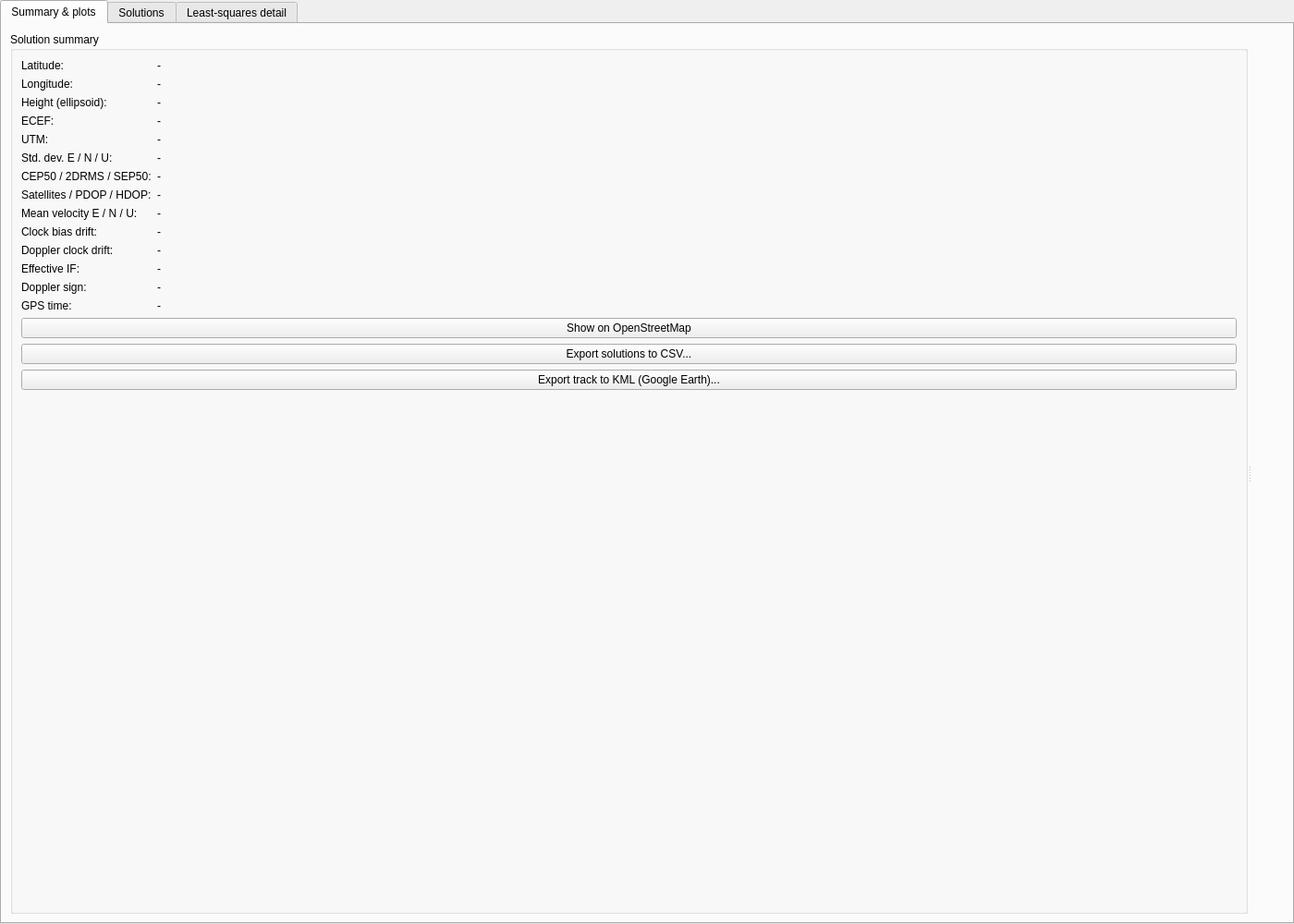
<?xml version="1.0" encoding="UTF-8"?>
<ui version="4.0">
 <class>PositionPage</class>
 <widget class="QWidget" name="PositionPage">
  <property name="geometry">
   <rect><x>0</x><y>0</y><width>1400</width><height>1000</height></rect>
  </property>
  <layout class="QVBoxLayout" name="mainLayout">
   <property name="leftMargin"><number>0</number></property>
   <property name="topMargin"><number>0</number></property>
   <property name="rightMargin"><number>0</number></property>
   <property name="bottomMargin"><number>0</number></property>
   <item>
    <widget class="QTabWidget" name="tabs">
     <property name="currentIndex"><number>0</number></property>
     <!-- ============================================================ Summary & plots -->
     <widget class="QWidget" name="summaryTab">
      <attribute name="title"><string>Summary &amp;&amp; plots</string></attribute>
      <layout class="QHBoxLayout" name="summaryTabLayout">
       <item>
        <widget class="QSplitter" name="summarySplitter">
         <property name="orientation"><enum>Qt::Horizontal</enum></property>
         <widget class="QGroupBox" name="summaryGroup">
          <property name="minimumSize"><size><width>420</width><height>0</height></size></property>
          <property name="title"><string>Solution summary</string></property>
          <layout class="QVBoxLayout" name="summaryGroupLayout">
           <item>
            <layout class="QFormLayout" name="summaryForm">
             <item row="0" column="0"><widget class="QLabel" name="latLabel"><property name="text"><string>Latitude:</string></property></widget></item>
             <item row="0" column="1"><widget class="QLabel" name="latValue"><property name="text"><string>-</string></property></widget></item>
             <item row="1" column="0"><widget class="QLabel" name="lonLabel"><property name="text"><string>Longitude:</string></property></widget></item>
             <item row="1" column="1"><widget class="QLabel" name="lonValue"><property name="text"><string>-</string></property></widget></item>
             <item row="2" column="0"><widget class="QLabel" name="heightLabel"><property name="text"><string>Height (ellipsoid):</string></property></widget></item>
             <item row="2" column="1"><widget class="QLabel" name="heightValue"><property name="text"><string>-</string></property></widget></item>
             <item row="3" column="0"><widget class="QLabel" name="ecefLabel"><property name="text"><string>ECEF:</string></property></widget></item>
             <item row="3" column="1"><widget class="QLabel" name="ecefValue"><property name="text"><string>-</string></property></widget></item>
             <item row="4" column="0"><widget class="QLabel" name="utmLabel"><property name="text"><string>UTM:</string></property></widget></item>
             <item row="4" column="1"><widget class="QLabel" name="utmValue"><property name="text"><string>-</string></property></widget></item>
             <item row="5" column="0"><widget class="QLabel" name="stdLabel"><property name="text"><string>Std. dev. E / N / U:</string></property></widget></item>
             <item row="5" column="1"><widget class="QLabel" name="stdValue"><property name="text"><string>-</string></property></widget></item>
             <item row="6" column="0"><widget class="QLabel" name="cepLabel"><property name="text"><string>CEP50 / 2DRMS / SEP50:</string></property></widget></item>
             <item row="6" column="1"><widget class="QLabel" name="cepValue"><property name="text"><string>-</string></property></widget></item>
             <item row="7" column="0"><widget class="QLabel" name="dopLabel"><property name="text"><string>Satellites / PDOP / HDOP:</string></property></widget></item>
             <item row="7" column="1"><widget class="QLabel" name="dopValue"><property name="text"><string>-</string></property></widget></item>
             <item row="8" column="0"><widget class="QLabel" name="velLabel"><property name="text"><string>Mean velocity E / N / U:</string></property></widget></item>
             <item row="8" column="1"><widget class="QLabel" name="velValue"><property name="text"><string>-</string></property></widget></item>
             <item row="9" column="0"><widget class="QLabel" name="biasLabel"><property name="text"><string>Clock bias drift:</string></property></widget></item>
             <item row="9" column="1"><widget class="QLabel" name="biasValue"><property name="text"><string>-</string></property></widget></item>
             <item row="10" column="0"><widget class="QLabel" name="driftLabel"><property name="text"><string>Doppler clock drift:</string></property></widget></item>
             <item row="10" column="1"><widget class="QLabel" name="driftValue"><property name="text"><string>-</string></property></widget></item>
             <item row="11" column="0"><widget class="QLabel" name="ifLabel"><property name="text"><string>Effective IF:</string></property></widget></item>
             <item row="11" column="1"><widget class="QLabel" name="ifValue"><property name="text"><string>-</string></property></widget></item>
             <item row="12" column="0"><widget class="QLabel" name="signLabel"><property name="text"><string>Doppler sign:</string></property></widget></item>
             <item row="12" column="1"><widget class="QLabel" name="signValue"><property name="text"><string>-</string></property></widget></item>
             <item row="13" column="0"><widget class="QLabel" name="timeLabel"><property name="text"><string>GPS time:</string></property></widget></item>
             <item row="13" column="1"><widget class="QLabel" name="timeValue"><property name="text"><string>-</string></property></widget></item>
            </layout>
           </item>
           <item><widget class="QPushButton" name="mapButton"><property name="text"><string>Show on OpenStreetMap</string></property></widget></item>
           <item><widget class="QPushButton" name="exportCsvButton"><property name="text"><string>Export solutions to CSV...</string></property></widget></item>
           <item><widget class="QPushButton" name="exportKmlButton"><property name="text"><string>Export track to KML (Google Earth)...</string></property></widget></item>
           <item>
            <spacer name="summarySpacer">
             <property name="orientation"><enum>Qt::Vertical</enum></property>
             <property name="sizeHint" stdset="0"><size><width>20</width><height>20</height></size></property>
            </spacer>
           </item>
          </layout>
         </widget>
         <widget class="QWidget" name="plotsWidget">
          <layout class="QGridLayout" name="plotsGrid">
           <item row="0" column="0">
            <widget class="gui::PlotWidget" name="horizontalPlot" native="true">
             <property name="title" stdset="0"><string>Horizontal scatter about the mean position</string></property>
             <property name="xLabel" stdset="0"><string>East (m)</string></property>
             <property name="yLabel" stdset="0"><string>North (m)</string></property>
             <property name="aspectLocked" stdset="0"><bool>true</bool></property>
            </widget>
           </item>
           <item row="0" column="1">
            <widget class="gui::PlotWidget" name="enuPlot" native="true">
             <property name="title" stdset="0"><string>Position error E / N / U vs time</string></property>
             <property name="xLabel" stdset="0"><string>GPS time of week (s)</string></property>
             <property name="yLabel" stdset="0"><string>m</string></property>
            </widget>
           </item>
           <item row="1" column="0">
            <widget class="gui::PlotWidget" name="biasPlot" native="true">
             <property name="title" stdset="0"><string>Receiver clock bias (sample-clock time scale)</string></property>
             <property name="xLabel" stdset="0"><string>GPS time of week (s)</string></property>
             <property name="yLabel" stdset="0"><string>m</string></property>
            </widget>
           </item>
           <item row="1" column="1">
            <widget class="gui::PlotWidget" name="driftPlot" native="true">
             <property name="title" stdset="0"><string>Receiver clock drift from Doppler (includes front-end frequency offset)</string></property>
             <property name="xLabel" stdset="0"><string>GPS time of week (s)</string></property>
             <property name="yLabel" stdset="0"><string>m/s</string></property>
            </widget>
           </item>
           <item row="2" column="0">
            <widget class="gui::PlotWidget" name="dopPlot" native="true">
             <property name="title" stdset="0"><string>Dilution of precision</string></property>
             <property name="xLabel" stdset="0"><string>GPS time of week (s)</string></property>
             <property name="yLabel" stdset="0"><string>DOP</string></property>
            </widget>
           </item>
           <item row="2" column="1">
            <widget class="gui::PlotWidget" name="satsPlot" native="true">
             <property name="title" stdset="0"><string>Satellites used and residual RMS</string></property>
             <property name="xLabel" stdset="0"><string>GPS time of week (s)</string></property>
             <property name="yLabel" stdset="0"><string>count / m</string></property>
            </widget>
           </item>
           <item row="3" column="0" colspan="2">
            <widget class="gui::PlotWidget" name="velocityPlot" native="true">
             <property name="title" stdset="0"><string>Velocity from Doppler (E / N / U)</string></property>
             <property name="xLabel" stdset="0"><string>GPS time of week (s)</string></property>
             <property name="yLabel" stdset="0"><string>m/s</string></property>
            </widget>
           </item>
          </layout>
         </widget>
        </widget>
       </item>
      </layout>
     </widget>
     <!-- ============================================================ Solutions -->
     <widget class="QWidget" name="solutionsTab">
      <attribute name="title"><string>Solutions</string></attribute>
      <layout class="QVBoxLayout" name="solutionsLayout">
       <item><widget class="gui::DataTable" name="solutionsTable"/></item>
      </layout>
     </widget>
     <!-- ============================================================ Least squares -->
     <widget class="QWidget" name="lsqTab">
      <attribute name="title"><string>Least-squares detail</string></attribute>
      <layout class="QVBoxLayout" name="lsqLayout">
       <item>
        <layout class="QHBoxLayout" name="lsqControls">
         <item><widget class="QLabel" name="epochLabel"><property name="text"><string>Epoch</string></property></widget></item>
         <item><widget class="QSlider" name="epochSlider"><property name="orientation"><enum>Qt::Horizontal</enum></property></widget></item>
         <item><widget class="QSpinBox" name="epochSpin"/></item>
         <item>
          <widget class="QLabel" name="epochInfoLabel">
           <property name="text"><string>-</string></property>
           <property name="sizePolicy"><sizepolicy hsizetype="Expanding" vsizetype="Preferred"><horstretch>1</horstretch><verstretch>0</verstretch></sizepolicy></property>
          </widget>
         </item>
        </layout>
       </item>
       <item>
        <widget class="QSplitter" name="lsqSplitter">
         <property name="orientation"><enum>Qt::Vertical</enum></property>
         <widget class="QGroupBox" name="iterGroup">
          <property name="title"><string>Gauss-Newton iterations: dx = (H'WH)^-1 H'W (rho_corr - rho_model)</string></property>
          <layout class="QVBoxLayout" name="iterLayout">
           <item><widget class="gui::DataTable" name="iterTable"/></item>
          </layout>
         </widget>
         <widget class="QSplitter" name="matrixSplitter">
          <property name="orientation"><enum>Qt::Horizontal</enum></property>
          <widget class="QGroupBox" name="designGroup">
           <property name="title"><string>Design matrix H (final iteration) and residuals</string></property>
           <layout class="QVBoxLayout" name="designLayout">
            <item><widget class="gui::DataTable" name="designTable"/></item>
           </layout>
          </widget>
          <widget class="QGroupBox" name="cofactorGroup">
           <property name="title"><string>Cofactor matrix Q = (H'H)^-1 in local E/N/U/clock frame</string></property>
           <layout class="QVBoxLayout" name="cofactorLayout">
            <item><widget class="gui::DataTable" name="cofactorTable"/></item>
           </layout>
          </widget>
          <widget class="gui::PlotWidget" name="convergencePlot" native="true">
           <property name="title" stdset="0"><string>Convergence: |dx| per iteration</string></property>
           <property name="xLabel" stdset="0"><string>Iteration</string></property>
           <property name="yLabel" stdset="0"><string>log10 |dx| (m)</string></property>
          </widget>
         </widget>
        </widget>
       </item>
      </layout>
     </widget>
    </widget>
   </item>
  </layout>
 </widget>
 <customwidgets>
  <customwidget>
   <class>gui::PlotWidget</class>
   <extends>QWidget</extends>
   <header>gui/PlotWidget.h</header>
   <container>1</container>
  </customwidget>
  <customwidget>
   <class>gui::DataTable</class>
   <extends>QTableWidget</extends>
   <header>gui/DataTable.h</header>
  </customwidget>
 </customwidgets>
 <resources/>
 <connections>
  <connection>
   <sender>epochSlider</sender>
   <signal>valueChanged(int)</signal>
   <receiver>epochSpin</receiver>
   <slot>setValue(int)</slot>
  </connection>
  <connection>
   <sender>epochSpin</sender>
   <signal>valueChanged(int)</signal>
   <receiver>epochSlider</receiver>
   <slot>setValue(int)</slot>
  </connection>
 </connections>
</ui>
